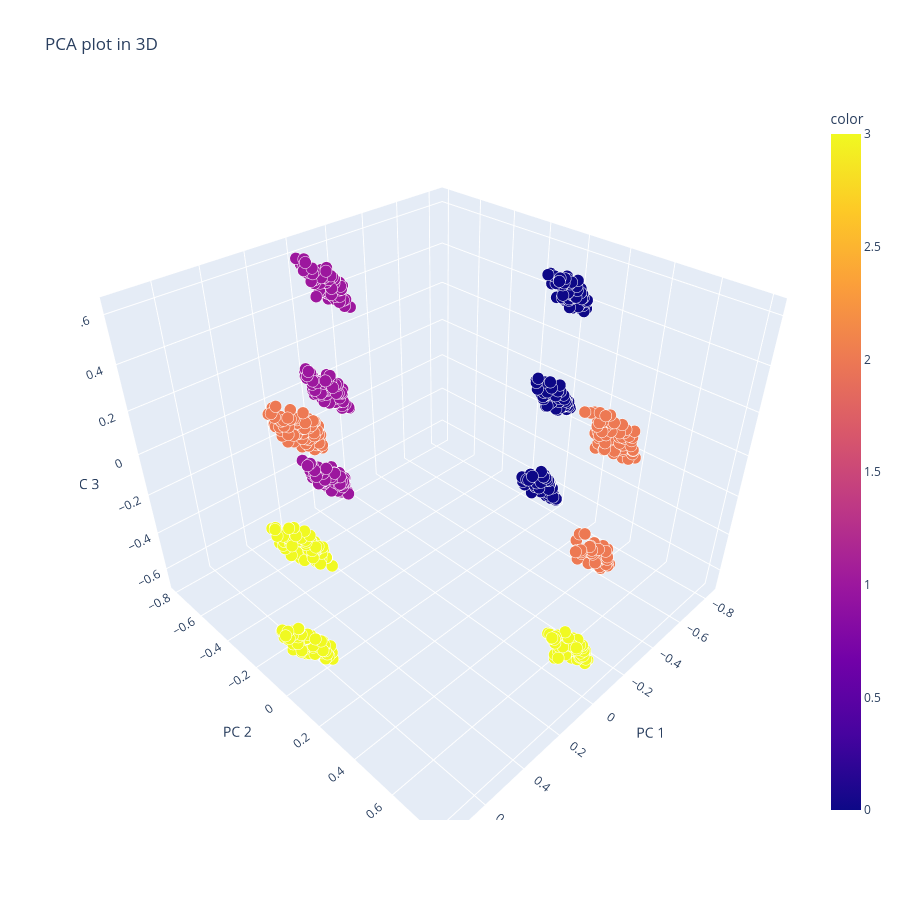

Notebook cell for this chart:
### Code cell
PCAplot3D(X, pred_k)

### Figure 1 — Plotly figure (JSON) as saved in the notebook; plotly's stock layout.template omitted (floating-point values rounded to 4 significant figures; data arrays with more than 128 entries replaced by an {"elided": "..."} marker saying what was removed)
{"data": [{"hovertemplate": "PC 1=%{x}<br>PC 2=%{y}<br>PC 3=%{z}<br>size=%{marker.size}<br>color=%{marker.color}<extra></extra>", "legendgroup": "", "marker": {"color": {"elided": "1000 int values"}, "coloraxis": "coloraxis", "opacity": 1, "size": {"elided": "1000 float values"}, "sizemode": "area", "sizeref": 0.00025, "symbol": "circle"}, "mode": "markers", "name": "", "scene": "scene", "showlegend": false, "type": "scatter3d", "x": {"elided": "1000 float values"}, "y": {"elided": "1000 float values"}, "z": {"elided": "1000 float values"}}], "layout": {"coloraxis": {"colorbar": {"title": {"text": "color"}}, "colorscale": [[0, "#0d0887"], [0.1111, "#46039f"], [0.2222, "#7201a8"], [0.3333, "#9c179e"], [0.4444, "#bd3786"], [0.5556, "#d8576b"], [0.6667, "#ed7953"], [0.7778, "#fb9f3a"], [0.8889, "#fdca26"], [1, "#f0f921"]]}, "height": 900, "legend": {"itemsizing": "constant", "tracegroupgap": 0}, "scene": {"aspectmode": "auto", "aspectratio": {"x": 1.066, "y": 1.073, "z": 0.874}, "domain": {"x": [0, 1], "y": [0, 1]}, "xaxis": {"title": {"text": "PC 1"}, "type": "linear"}, "yaxis": {"title": {"text": "PC 2"}, "type": "linear"}, "zaxis": {"title": {"text": "PC 3"}, "type": "linear"}}, "title": {"text": "PCA plot in 3D"}, "width": 900}}
